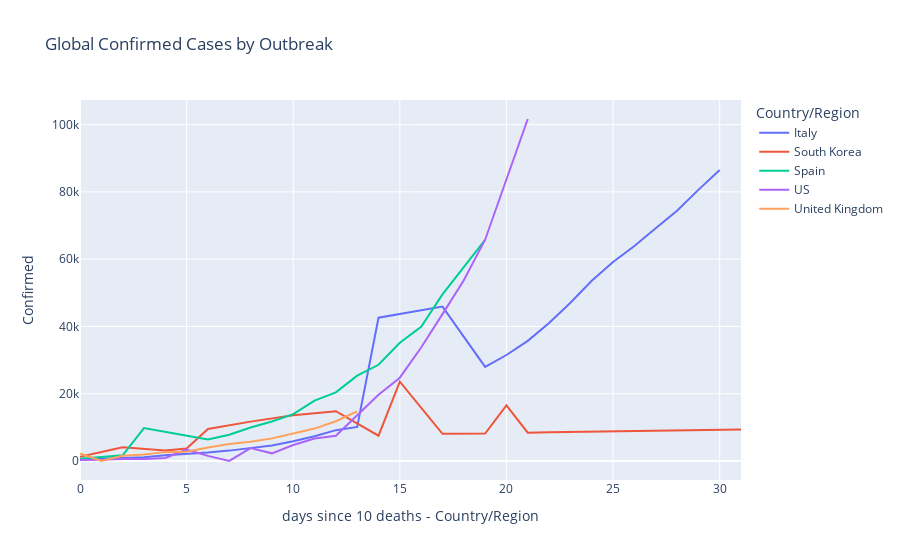
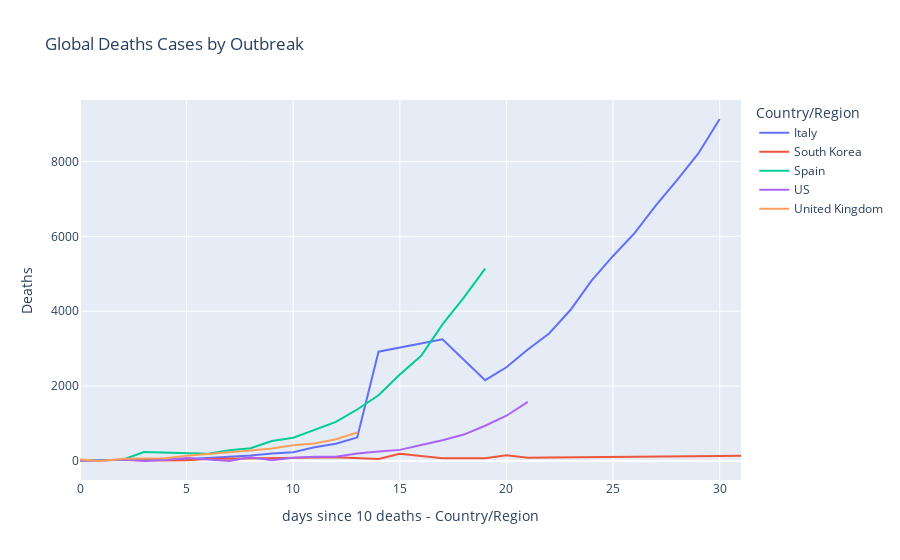

Notebook code cell kept with these figures, in order:
### Code cell
days_set = covid_19[covid_19['days since 10 deaths - Country/Region'] >= 0].copy()
countries = ['US', 'Italy', 'United Kingdom', 'Spain', 'South Korea', 'Singapore']
days_set = days_set[days_set['Country/Region'].isin(countries)]
days_set = days_set.groupby(['days since 10 deaths - Country/Region', 'Country/Region']).sum().reset_index()

world_chart = px.line(days_set, 
                      x="days since 10 deaths - Country/Region", y="Confirmed", color="Country/Region", 
                      title="Global Confirmed Cases by Outbreak", log_y=False)
world_chart.show()

world_chart = px.line(days_set, 
                      x="days since 10 deaths - Country/Region", y="Deaths", color="Country/Region", 
                      title="Global Deaths Cases by Outbreak", log_y=False)
world_chart.show()

### Figure 1 — Plotly figure (JSON) as saved in the notebook; plotly's stock layout.template omitted (floating-point values rounded to 4 significant figures)
{"data": [{"hoverlabel": {"namelength": 0}, "hovertemplate": "Country/Region=Italy<br>days since 10 deaths - Country/Region=%{x}<br>Confirmed=%{y}", "legendgroup": "Italy", "line": {"color": "#636efa", "dash": "solid"}, "mode": "lines", "name": "Italy", "showlegend": true, "type": "scatter", "x": [0, 1, 2, 3, 4, 5, 6, 7, 8, 9, 10, 11, 12, 13, 14, 17, 19, 20, 21, 22, 23, 24, 25, 26, 27, 28, 29, 30], "xaxis": "x", "y": [453, 655, 888, 1128, 1694, 2036, 2502, 3089, 3858, 4636, 5883, 7375, 9172, 10149, 42584, 45904, 27980, 31506, 35713, 41035, 47021, 53578, 59138, 63927, 69176, 74386, 80589, 86498], "yaxis": "y"}, {"hoverlabel": {"namelength": 0}, "hovertemplate": "Country/Region=South Korea<br>days since 10 deaths - Country/Region=%{x}<br>Confirmed=%{y}", "legendgroup": "South Korea", "line": {"color": "#EF553B", "dash": "solid"}, "mode": "lines", "name": "South Korea", "showlegend": true, "type": "scatter", "x": [0, 2, 4, 5, 6, 8, 10, 12, 14, 15, 17, 19, 20, 21, 22, 23, 24, 26, 27, 28, 29, 30, 31], "xaxis": "x", "y": [1261, 4103, 3150, 3736, 9521, 11709, 13634, 14792, 7513, 23603, 8086, 8162, 16556, 8413, 8565, 8652, 8799, 8897, 8961, 9037, 9137, 9241, 9332], "yaxis": "y"}, {"hoverlabel": {"namelength": 0}, "hovertemplate": "Country/Region=Spain<br>days since 10 deaths - Country/Region=%{x}<br>Confirmed=%{y}", "legendgroup": "Spain", "line": {"color": "#00cc96", "dash": "solid"}, "mode": "lines", "name": "Spain", "showlegend": true, "type": "scatter", "x": [0, 1, 2, 3, 6, 7, 8, 9, 10, 11, 12, 13, 14, 15, 16, 17, 18, 19], "xaxis": "x", "y": [673, 1073, 1695, 9786, 6391, 7798, 9942, 11748, 13910, 17963, 20410, 25374, 28603, 35136, 39885, 49515, 57786, 65719], "yaxis": "y"}, {"hoverlabel": {"namelength": 0}, "hovertemplate": "Country/Region=US<br>days since 10 deaths - Country/Region=%{x}<br>Confirmed=%{y}", "legendgroup": "US", "line": {"color": "#ab63fa", "dash": "solid"}, "mode": "lines", "name": "US", "showlegend": true, "type": "scatter", "x": [0, 1, 2, 3, 4, 5, 6, 7, 8, 9, 10, 11, 12, 13, 14, 15, 16, 17, 18, 19, 20, 21], "xaxis": "x", "y": [337, 365, 632, 606, 887, 3368, 1522, 43, 3858, 2284, 4763, 6683, 7487, 13622, 19684, 24767, 33746, 43667, 53740, 65778, 83836, 101657], "yaxis": "y"}, {"hoverlabel": {"namelength": 0}, "hovertemplate": "Country/Region=United Kingdom<br>days since 10 deaths - Country/Region=%{x}<br>Confirmed=%{y}", "legendgroup": "United Kingdom", "line": {"color": "#FFA15A", "dash": "solid"}, "mode": "lines", "name": "United Kingdom", "showlegend": true, "type": "scatter", "x": [0, 1, 2, 3, 4, 5, 6, 7, 8, 9, 10, 11, 12, 13], "xaxis": "x", "y": [2283, 3, 1567, 1954, 2638, 2739, 4001, 5050, 5741, 6726, 8164, 9640, 11812, 14745], "yaxis": "y"}], "layout": {"autosize": true, "legend": {"title": {"text": "Country/Region"}, "tracegroupgap": 0}, "title": {"text": "Global Confirmed Cases by Outbreak"}, "xaxis": {"anchor": "y", "autorange": true, "domain": [0, 1], "range": [0, 31], "title": {"text": "days since 10 deaths - Country/Region"}, "type": "linear"}, "yaxis": {"anchor": "x", "autorange": true, "domain": [0, 1], "range": [-5644.0, 107300.0], "title": {"text": "Confirmed"}, "type": "linear"}}}

### Figure 2 — Plotly figure (JSON) as saved in the notebook; plotly's stock layout.template omitted (floating-point values rounded to 4 significant figures)
{"data": [{"hoverlabel": {"namelength": 0}, "hovertemplate": "Country/Region=Italy<br>days since 10 deaths - Country/Region=%{x}<br>Deaths=%{y}", "legendgroup": "Italy", "line": {"color": "#636efa", "dash": "solid"}, "mode": "lines", "name": "Italy", "showlegend": true, "type": "scatter", "x": [0, 1, 2, 3, 4, 5, 6, 7, 8, 9, 10, 11, 12, 13, 14, 17, 19, 20, 21, 22, 23, 24, 25, 26, 27, 28, 29, 30], "xaxis": "x", "y": [12, 17, 21, 29, 34, 52, 79, 107, 148, 197, 233, 366, 463, 631, 2920, 3250, 2158, 2503, 2978, 3405, 4032, 4825, 5476, 6077, 6820, 7503, 8215, 9134], "yaxis": "y"}, {"hoverlabel": {"namelength": 0}, "hovertemplate": "Country/Region=South Korea<br>days since 10 deaths - Country/Region=%{x}<br>Deaths=%{y}", "legendgroup": "South Korea", "line": {"color": "#EF553B", "dash": "solid"}, "mode": "lines", "name": "South Korea", "showlegend": true, "type": "scatter", "x": [0, 2, 4, 5, 6, 8, 10, 12, 14, 15, 17, 19, 20, 21, 22, 23, 24, 26, 27, 28, 29, 30, 31], "xaxis": "x", "y": [12, 26, 16, 17, 56, 70, 86, 103, 54, 192, 72, 75, 156, 84, 91, 94, 102, 104, 111, 120, 126, 131, 139], "yaxis": "y"}, {"hoverlabel": {"namelength": 0}, "hovertemplate": "Country/Region=Spain<br>days since 10 deaths - Country/Region=%{x}<br>Deaths=%{y}", "legendgroup": "Spain", "line": {"color": "#00cc96", "dash": "solid"}, "mode": "lines", "name": "Spain", "showlegend": true, "type": "scatter", "x": [0, 1, 2, 3, 6, 7, 8, 9, 10, 11, 12, 13, 14, 15, 16, 17, 18, 19], "xaxis": "x", "y": [17, 28, 35, 242, 195, 289, 342, 533, 623, 830, 1043, 1375, 1756, 2311, 2808, 3647, 4365, 5138], "yaxis": "y"}, {"hoverlabel": {"namelength": 0}, "hovertemplate": "Country/Region=US<br>days since 10 deaths - Country/Region=%{x}<br>Deaths=%{y}", "legendgroup": "US", "line": {"color": "#ab63fa", "dash": "solid"}, "mode": "lines", "name": "US", "showlegend": true, "type": "scatter", "x": [0, 1, 2, 3, 4, 5, 6, 7, 8, 9, 10, 11, 12, 13, 14, 15, 16, 17, 18, 19, 20, 21], "xaxis": "x", "y": [16, 16, 42, 0, 30, 82, 39, 0, 97, 21, 84, 112, 115, 201, 252, 297, 427, 552, 706, 942, 1209, 1581], "yaxis": "y"}, {"hoverlabel": {"namelength": 0}, "hovertemplate": "Country/Region=United Kingdom<br>days since 10 deaths - Country/Region=%{x}<br>Deaths=%{y}", "legendgroup": "United Kingdom", "line": {"color": "#FFA15A", "dash": "solid"}, "mode": "lines", "name": "United Kingdom", "showlegend": true, "type": "scatter", "x": [0, 1, 2, 3, 4, 5, 6, 7, 8, 9, 10, 11, 12, 13], "xaxis": "x", "y": [42, 0, 58, 55, 71, 140, 177, 233, 282, 336, 423, 466, 580, 761], "yaxis": "y"}], "layout": {"autosize": true, "legend": {"title": {"text": "Country/Region"}, "tracegroupgap": 0}, "title": {"text": "Global Deaths Cases by Outbreak"}, "xaxis": {"anchor": "y", "autorange": true, "domain": [0, 1], "range": [0, 31], "title": {"text": "days since 10 deaths - Country/Region"}, "type": "linear"}, "yaxis": {"anchor": "x", "autorange": true, "domain": [0, 1], "range": [-507.4, 9641.0], "title": {"text": "Deaths"}, "type": "linear"}}}
